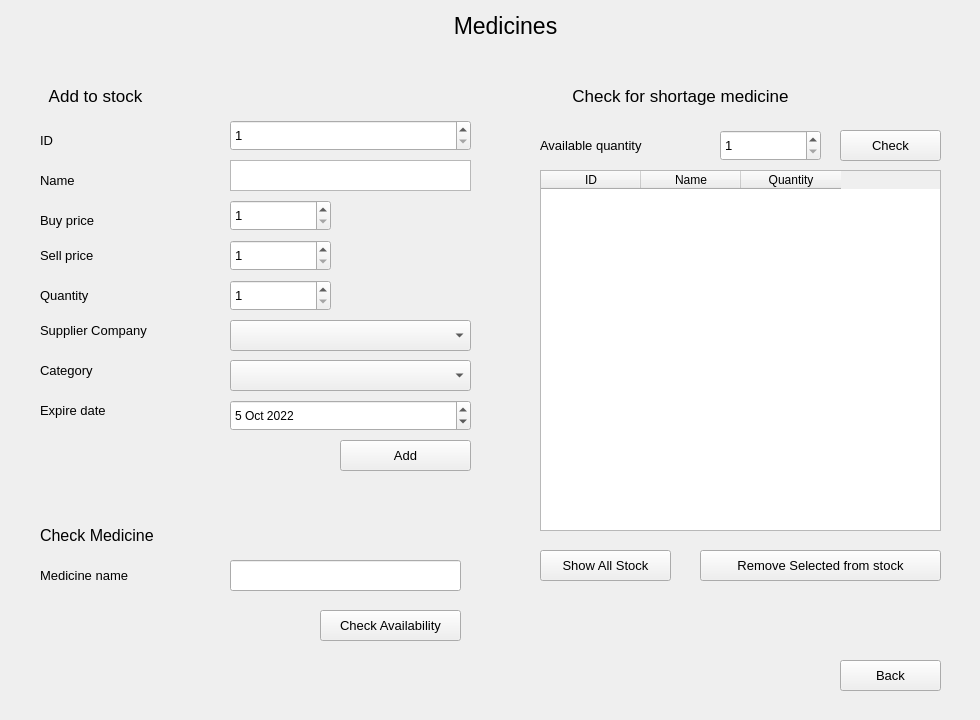
<?xml version="1.0" encoding="UTF-8"?>
<ui version="4.0">
 <class>Medicine_Window</class>
 <widget class="QWidget" name="Medicine_Window">
  <property name="geometry">
   <rect>
    <x>0</x>
    <y>0</y>
    <width>980</width>
    <height>720</height>
   </rect>
  </property>
  <property name="windowTitle">
   <string>Form</string>
  </property>
  <widget class="QLabel" name="label_7">
   <property name="geometry">
    <rect>
     <x>40</x>
     <y>310</y>
     <width>201</width>
     <height>41</height>
    </rect>
   </property>
   <property name="font">
    <font>
     <pointsize>10</pointsize>
    </font>
   </property>
   <property name="text">
    <string>Supplier Company</string>
   </property>
  </widget>
  <widget class="QLabel" name="label_10">
   <property name="geometry">
    <rect>
     <x>540</x>
     <y>120</y>
     <width>191</width>
     <height>51</height>
    </rect>
   </property>
   <property name="font">
    <font>
     <pointsize>10</pointsize>
    </font>
   </property>
   <property name="text">
    <string>Available quantity</string>
   </property>
  </widget>
  <widget class="QSpinBox" name="md_buy_price">
   <property name="geometry">
    <rect>
     <x>230</x>
     <y>200</y>
     <width>101</width>
     <height>31</height>
    </rect>
   </property>
   <property name="font">
    <font>
     <pointsize>10</pointsize>
    </font>
   </property>
   <property name="minimum">
    <number>1</number>
   </property>
   <property name="maximum">
    <number>10000000</number>
   </property>
  </widget>
  <widget class="QLabel" name="label">
   <property name="geometry">
    <rect>
     <x>40</x>
     <y>120</y>
     <width>101</width>
     <height>41</height>
    </rect>
   </property>
   <property name="font">
    <font>
     <pointsize>10</pointsize>
    </font>
   </property>
   <property name="text">
    <string>ID</string>
   </property>
  </widget>
  <widget class="QSpinBox" name="md_sell_price">
   <property name="geometry">
    <rect>
     <x>230</x>
     <y>240</y>
     <width>101</width>
     <height>31</height>
    </rect>
   </property>
   <property name="font">
    <font>
     <pointsize>10</pointsize>
    </font>
   </property>
   <property name="minimum">
    <number>1</number>
   </property>
   <property name="maximum">
    <number>10000000</number>
   </property>
  </widget>
  <widget class="QLabel" name="label_3">
   <property name="geometry">
    <rect>
     <x>40</x>
     <y>200</y>
     <width>101</width>
     <height>41</height>
    </rect>
   </property>
   <property name="font">
    <font>
     <pointsize>10</pointsize>
    </font>
   </property>
   <property name="text">
    <string>Buy price</string>
   </property>
  </widget>
  <widget class="QLabel" name="label_5">
   <property name="geometry">
    <rect>
     <x>40</x>
     <y>270</y>
     <width>101</width>
     <height>51</height>
    </rect>
   </property>
   <property name="font">
    <font>
     <pointsize>10</pointsize>
    </font>
   </property>
   <property name="text">
    <string>Quantity</string>
   </property>
  </widget>
  <widget class="QPushButton" name="add_medicine">
   <property name="geometry">
    <rect>
     <x>340</x>
     <y>440</y>
     <width>131</width>
     <height>31</height>
    </rect>
   </property>
   <property name="font">
    <font>
     <pointsize>10</pointsize>
    </font>
   </property>
   <property name="text">
    <string>Add</string>
   </property>
  </widget>
  <widget class="QSpinBox" name="md_quantity">
   <property name="geometry">
    <rect>
     <x>230</x>
     <y>280</y>
     <width>101</width>
     <height>31</height>
    </rect>
   </property>
   <property name="font">
    <font>
     <pointsize>10</pointsize>
    </font>
   </property>
   <property name="minimum">
    <number>1</number>
   </property>
   <property name="maximum">
    <number>10000000</number>
   </property>
  </widget>
  <widget class="QLabel" name="label_4">
   <property name="geometry">
    <rect>
     <x>40</x>
     <y>230</y>
     <width>101</width>
     <height>51</height>
    </rect>
   </property>
   <property name="font">
    <font>
     <pointsize>10</pointsize>
    </font>
   </property>
   <property name="text">
    <string>Sell price</string>
   </property>
  </widget>
  <widget class="QLabel" name="label_8">
   <property name="geometry">
    <rect>
     <x>40</x>
     <y>350</y>
     <width>201</width>
     <height>41</height>
    </rect>
   </property>
   <property name="font">
    <font>
     <pointsize>10</pointsize>
    </font>
   </property>
   <property name="text">
    <string>Category</string>
   </property>
  </widget>
  <widget class="QTextEdit" name="md_name">
   <property name="geometry">
    <rect>
     <x>230</x>
     <y>160</y>
     <width>241</width>
     <height>31</height>
    </rect>
   </property>
   <property name="font">
    <font>
     <pointsize>10</pointsize>
    </font>
   </property>
  </widget>
  <widget class="QSpinBox" name="max_quantity">
   <property name="geometry">
    <rect>
     <x>720</x>
     <y>130</y>
     <width>101</width>
     <height>31</height>
    </rect>
   </property>
   <property name="font">
    <font>
     <pointsize>10</pointsize>
    </font>
   </property>
   <property name="minimum">
    <number>1</number>
   </property>
   <property name="maximum">
    <number>200</number>
   </property>
  </widget>
  <widget class="QLabel" name="label_2">
   <property name="geometry">
    <rect>
     <x>40</x>
     <y>160</y>
     <width>101</width>
     <height>41</height>
    </rect>
   </property>
   <property name="font">
    <font>
     <pointsize>10</pointsize>
    </font>
   </property>
   <property name="text">
    <string>Name</string>
   </property>
  </widget>
  <widget class="QLabel" name="label_9">
   <property name="geometry">
    <rect>
     <x>20</x>
     <y>70</y>
     <width>151</width>
     <height>51</height>
    </rect>
   </property>
   <property name="font">
    <font>
     <pointsize>13</pointsize>
    </font>
   </property>
   <property name="text">
    <string>Add to stock</string>
   </property>
   <property name="alignment">
    <set>Qt::AlignCenter</set>
   </property>
  </widget>
  <widget class="QComboBox" name="md_category">
   <property name="geometry">
    <rect>
     <x>230</x>
     <y>360</y>
     <width>241</width>
     <height>31</height>
    </rect>
   </property>
   <property name="font">
    <font>
     <pointsize>10</pointsize>
    </font>
   </property>
  </widget>
  <widget class="QTableWidget" name="shortage_table">
   <property name="geometry">
    <rect>
     <x>540</x>
     <y>170</y>
     <width>401</width>
     <height>361</height>
    </rect>
   </property>
   <property name="selectionMode">
    <enum>QAbstractItemView::SingleSelection</enum>
   </property>
   <property name="selectionBehavior">
    <enum>QAbstractItemView::SelectRows</enum>
   </property>
   <column>
    <property name="text">
     <string>ID</string>
    </property>
   </column>
   <column>
    <property name="text">
     <string>Name</string>
    </property>
   </column>
   <column>
    <property name="text">
     <string>Quantity</string>
    </property>
   </column>
  </widget>
  <widget class="QLabel" name="label_6">
   <property name="geometry">
    <rect>
     <x>340</x>
     <y>0</y>
     <width>331</width>
     <height>51</height>
    </rect>
   </property>
   <property name="font">
    <font>
     <pointsize>17</pointsize>
    </font>
   </property>
   <property name="text">
    <string>Medicines</string>
   </property>
   <property name="alignment">
    <set>Qt::AlignCenter</set>
   </property>
  </widget>
  <widget class="QPushButton" name="back">
   <property name="geometry">
    <rect>
     <x>840</x>
     <y>660</y>
     <width>101</width>
     <height>31</height>
    </rect>
   </property>
   <property name="font">
    <font>
     <pointsize>10</pointsize>
    </font>
   </property>
   <property name="text">
    <string>Back</string>
   </property>
  </widget>
  <widget class="QComboBox" name="md_suppliers">
   <property name="geometry">
    <rect>
     <x>230</x>
     <y>320</y>
     <width>241</width>
     <height>31</height>
    </rect>
   </property>
   <property name="font">
    <font>
     <pointsize>10</pointsize>
    </font>
   </property>
  </widget>
  <widget class="QSpinBox" name="md_id">
   <property name="geometry">
    <rect>
     <x>230</x>
     <y>120</y>
     <width>241</width>
     <height>31</height>
    </rect>
   </property>
   <property name="font">
    <font>
     <pointsize>10</pointsize>
    </font>
   </property>
   <property name="minimum">
    <number>1</number>
   </property>
   <property name="maximum">
    <number>200</number>
   </property>
  </widget>
  <widget class="QLabel" name="label_11">
   <property name="geometry">
    <rect>
     <x>40</x>
     <y>560</y>
     <width>111</width>
     <height>31</height>
    </rect>
   </property>
   <property name="font">
    <font>
     <pointsize>10</pointsize>
    </font>
   </property>
   <property name="text">
    <string>Medicine name</string>
   </property>
  </widget>
  <widget class="QLabel" name="label_12">
   <property name="geometry">
    <rect>
     <x>40</x>
     <y>520</y>
     <width>151</width>
     <height>31</height>
    </rect>
   </property>
   <property name="font">
    <font>
     <pointsize>12</pointsize>
    </font>
   </property>
   <property name="text">
    <string>Check Medicine</string>
   </property>
  </widget>
  <widget class="QPushButton" name="check_availability">
   <property name="geometry">
    <rect>
     <x>320</x>
     <y>610</y>
     <width>141</width>
     <height>31</height>
    </rect>
   </property>
   <property name="font">
    <font>
     <pointsize>10</pointsize>
    </font>
   </property>
   <property name="text">
    <string>Check Availability</string>
   </property>
  </widget>
  <widget class="QPushButton" name="check_shortage">
   <property name="geometry">
    <rect>
     <x>840</x>
     <y>130</y>
     <width>101</width>
     <height>31</height>
    </rect>
   </property>
   <property name="font">
    <font>
     <pointsize>10</pointsize>
    </font>
   </property>
   <property name="text">
    <string>Check</string>
   </property>
  </widget>
  <widget class="QLabel" name="label_13">
   <property name="geometry">
    <rect>
     <x>530</x>
     <y>70</y>
     <width>301</width>
     <height>51</height>
    </rect>
   </property>
   <property name="font">
    <font>
     <pointsize>13</pointsize>
    </font>
   </property>
   <property name="text">
    <string>Check for shortage medicine</string>
   </property>
   <property name="alignment">
    <set>Qt::AlignCenter</set>
   </property>
  </widget>
  <widget class="QLineEdit" name="med_check_name">
   <property name="geometry">
    <rect>
     <x>230</x>
     <y>560</y>
     <width>231</width>
     <height>31</height>
    </rect>
   </property>
  </widget>
  <widget class="QPushButton" name="show_all_stock">
   <property name="geometry">
    <rect>
     <x>540</x>
     <y>550</y>
     <width>131</width>
     <height>31</height>
    </rect>
   </property>
   <property name="font">
    <font>
     <pointsize>10</pointsize>
    </font>
   </property>
   <property name="text">
    <string>Show All Stock</string>
   </property>
  </widget>
  <widget class="QPushButton" name="remove_selected">
   <property name="geometry">
    <rect>
     <x>700</x>
     <y>550</y>
     <width>241</width>
     <height>31</height>
    </rect>
   </property>
   <property name="font">
    <font>
     <pointsize>10</pointsize>
    </font>
   </property>
   <property name="text">
    <string>Remove Selected from stock</string>
   </property>
  </widget>
  <widget class="QLabel" name="msg">
   <property name="geometry">
    <rect>
     <x>40</x>
     <y>460</y>
     <width>441</width>
     <height>61</height>
    </rect>
   </property>
   <property name="font">
    <font>
     <pointsize>10</pointsize>
    </font>
   </property>
   <property name="text">
    <string/>
   </property>
  </widget>
  <widget class="QLabel" name="label_14">
   <property name="geometry">
    <rect>
     <x>40</x>
     <y>390</y>
     <width>101</width>
     <height>41</height>
    </rect>
   </property>
   <property name="font">
    <font>
     <pointsize>10</pointsize>
    </font>
   </property>
   <property name="text">
    <string>Expire date</string>
   </property>
  </widget>
  <widget class="QDateEdit" name="ex_date">
   <property name="geometry">
    <rect>
     <x>230</x>
     <y>400</y>
     <width>241</width>
     <height>31</height>
    </rect>
   </property>
   <property name="date">
    <date>
     <year>2022</year>
     <month>10</month>
     <day>5</day>
    </date>
   </property>
  </widget>
 </widget>
 <resources/>
 <connections/>
</ui>
